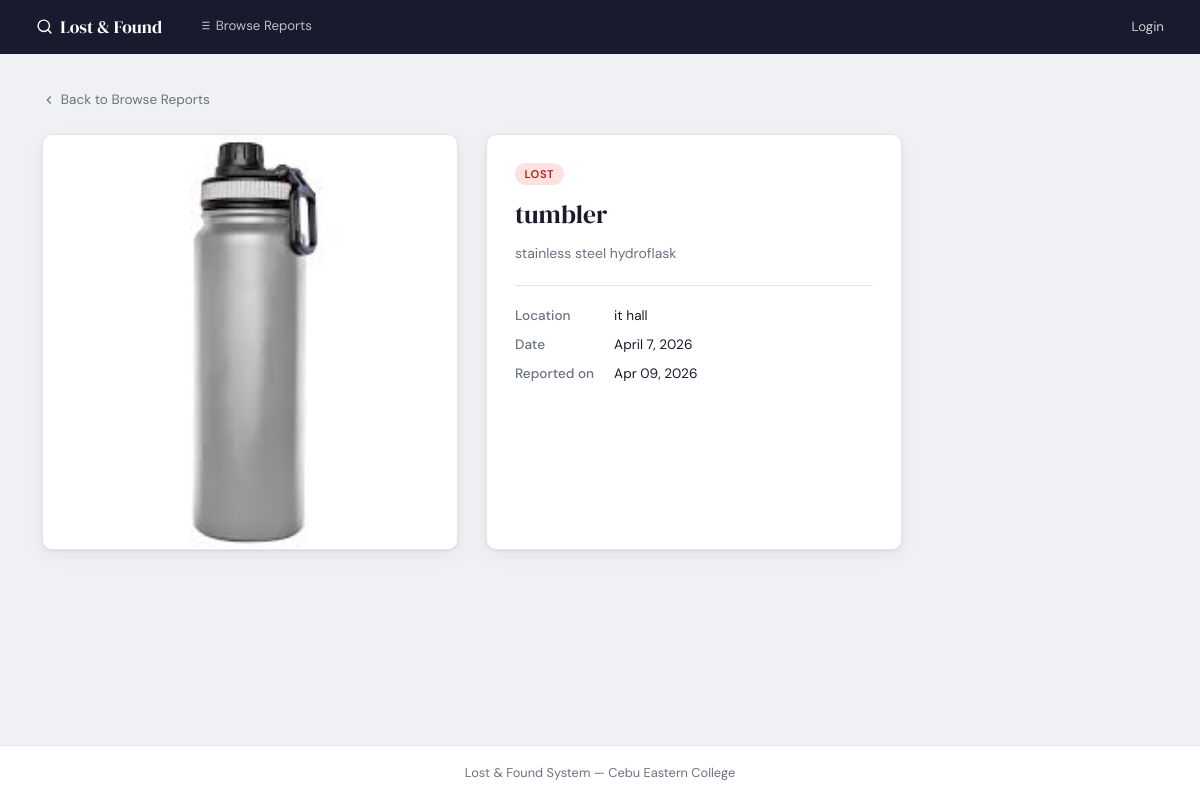
/item/2/, run on the app's committed database.
### items/models.py (models this page shows, shortened)
class Item(models.Model):
    STATUS_CHOICES = [
        ('lost',  'Lost'),
        ('found', 'Found'),
    ]
    title          = models.CharField(max_length=200)
    description    = models.TextField()
    status         = models.CharField(max_length=5, choices=STATUS_CHOICES)
    category       = models.ForeignKey(Category, on_delete=models.SET_NULL, null=True, blank=True)
    location       = models.CharField(max_length=200)
    date_reported  = models.DateTimeField(auto_now_add=True)
    date_lost_found = models.DateField()
    photo          = models.ImageField(upload_to='item_photos/', blank=True, null=True)
    posted_by      = models.ForeignKey(User, on_delete=models.CASCADE)
    is_resolved    = models.BooleanField(default=False)
    class Meta:
        ordering = ['-date_reported']

### items/views.py (the view)
# urls.py: path('item/<int:pk>/',    views.item_detail,   name='item_detail'),
def item_detail(request, pk):
    item = get_object_or_404(Item, pk=pk)
    return render(request, 'items/item_detail.html', {'item': item})

### items/templates/items/item_detail.html (shortened to what this page needs)
{% extends 'items/base.html' %}
{% block content %}
<div style="margin-bottom:1.25rem;">
  <a href="/" style="font-size:0.85rem;color:var(--muted);text-decoration:none;display:inline-flex;align-items:center;gap:0.3rem;">
    <svg width="14" height="14" viewBox="0 0 24 24" fill="none" stroke="currentColor" stroke-width="2"><polyline points="15 18 9 12 15 6"/></svg>
    Back to Browse Reports
  </a>
</div>
<div class="detail-grid" style="display:grid;grid-template-columns:1fr 1fr;gap:1.75rem;max-width:860px;">
  <div class="card" style="overflow:hidden;background:#f8fafc;min-height:280px;display:flex;align-items:center;justify-content:center;">
    {% if item.photo %}
      <img src="{{ item.photo.url }}" alt="{{ item.title }}" style="width:100%;height:100%;object-fit:cover;min-height:280px;display:block;">
    {% else %}
      <svg width="72" height="72" viewBox="0 0 24 24" fill="none" stroke="#cbd5e1" stroke-width="1"><rect x="3" y="3" width="18" height="18" rx="2"/><circle cx="8.5" cy="8.5" r="1.5"/><polyline points="21 15 16 10 5 21"/></svg>
    {% endif %}
  </div>
  <div class="card" style="padding:1.75rem;">
    <div style="display:flex;flex-wrap:wrap;gap:0.45rem;margin-bottom:0.85rem;">
      <span class="badge {% if item.status == 'lost' %}badge-lost{% else %}badge-found{% endif %}">{{ item.status }}</span>
    </div>
    <h1 style="font-family:'DM Serif Display',serif;font-size:1.6rem;font-weight:400;line-height:1.2;margin-bottom:0.75rem;">{{ item.title }}</h1>
    <p style="font-size:0.875rem;color:var(--muted);line-height:1.65;margin-bottom:1rem;">{{ item.description }}</p>
    <hr class="divider">
    <dl style="display:grid;grid-template-columns:auto 1fr;gap:0.55rem 1.25rem;font-size:0.85rem;">
      <dt style="color:var(--muted);font-weight:500;">Location</dt><dd>{{ item.location }}</dd>
      <dt style="color:var(--muted);font-weight:500;">Date</dt><dd>{{ item.date_lost_found }}</dd>
      <dt style="color:var(--muted);font-weight:500;">Reported on</dt><dd>{{ item.date_reported|date:"M d, Y" }}</dd>
    </dl>
  </div>
</div>
{% endblock %}

### items/templates/items/base.html (style rules this page uses)
*, *::before, *::after { box-sizing: border-box; margin: 0; padding: 0; }
:root { --navy: #1a1a2e; --navy2: #23233a; --bg: #f0f1f4; --white: #ffffff; --border: #e2e4ea; --muted: #6b7280; --radius: 10px; --shadow: 0 1px 3px rgba(0,0,0,0.07), 0 6px 20px rgba(0,0,0,0.05); }
body { font-family: 'DM Sans', sans-serif; background: var(--bg); color: var(--navy); min-height: 100vh; display: flex; flex-direction: column; font-size: 14.5px; line-height: 1.5; }
.card { background: var(--white); border: 1px solid var(--border); border-radius: var(--radius); box-shadow: var(--shadow); }
.badge { display: inline-block; padding: 0.18rem 0.6rem; border-radius: 999px; font-size: 0.7rem; font-weight: 600; letter-spacing: 0.05em; text-transform: uppercase; }
.badge-lost { background: #fee2e2; color: #b91c1c; }
hr.divider { border: none; border-top: 1px solid var(--border); margin: 1.25rem 0; }

### data on the page
Item: photo (picture), status "LOST", title "tumbler", description "stainless steel hydroflask", location "it hall", date_lost_found "April 7, 2026", date_reported "Apr 09, 2026"
